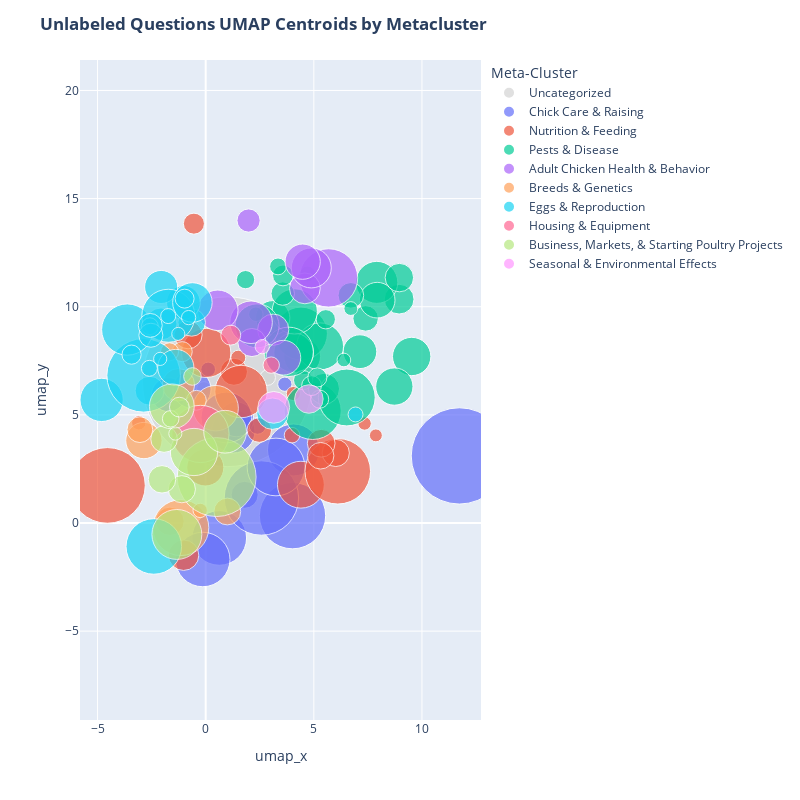

Notebook cell for this chart:
### Markdown cell above
## 'Chicken' Questions

This section will explore questions with the **chicken** tag, which represent 8.5% of the questions in English. Zoning in on one type of livestock question will hopefully reveal more global patterns in what information farmers are seeking about specific animals.

### Code cell
plot_umap_centroids(chicken_df, title="Unlabeled Questions UMAP Centroids by Metacluster", size_scale=1)

### Figure 1 — Plotly figure (JSON) as saved in the notebook; plotly's stock layout.template omitted (floating-point values rounded to 4 significant figures; data arrays with more than 128 entries replaced by an {"elided": "..."} marker saying what was removed)
{"data": [{"customdata": [[-1, -1, "Uncategorized", 34364], [82, -1, "Uncategorized", 289], [119, -1, "Uncategorized", 249]], "hovertemplate": "legend_title=Uncategorized<br>umap_x=%{x:.2f}<br>umap_y=%{y:.2f}<br>scaled_size=%{marker.size}<br>cluster=%{customdata[0]}<br>meta_label=%{customdata[1]}<br>meta_label_titles=%{customdata[2]}<br>size=%{customdata[3]}<extra></extra>", "legendgroup": "Uncategorized", "marker": {"color": "lightgray", "size": [34364, 289, 249], "sizemode": "area", "sizeref": 2.386, "symbol": "circle"}, "mode": "markers", "name": "Uncategorized", "orientation": "v", "selected": {"marker": {"opacity": 1}}, "showlegend": true, "type": "scatter", "unselected": {"marker": {"opacity": 0.15}}, "x": [1.001, 2.866, -0.0846], "xaxis": "x", "y": [6.53, 6.725, 6.203], "yaxis": "y"}, {"customdata": [[0, 1, "Chick Care & Raising", 11062], [2, 1, "Chick Care & Raising", 5247], [36, 1, "Chick Care & Raising", 1377], [41, 1, "Chick Care & Raising", 870], [43, 1, "Chick Care & Raising", 2228], [49, 1, "Chick Care & Raising", 1450], [59, 1, "Chick Care & Raising", 1731], [66, 1, "Chick Care & Raising", 3225], [67, 1, "Chick Care & Raising", 3561], [68, 1, "Chick Care & Raising", 6608], [70, 1, "Chick Care & Raising", 3544], [85, 1, "Chick Care & Raising", 243], [105, 1, "Chick Care & Raising", 3973], [108, 1, "Chick Care & Raising", 3071], [118, 1, "Chick Care & Raising", 344], [120, 1, "Chick Care & Raising", 257]], "hovertemplate": "legend_title=Chick Care & Raising<br>umap_x=%{x:.2f}<br>umap_y=%{y:.2f}<br>scaled_size=%{marker.size}<br>cluster=%{customdata[0]}<br>meta_label=%{customdata[1]}<br>meta_label_titles=%{customdata[2]}<br>size=%{customdata[3]}<extra></extra>", "legendgroup": "Chick Care & Raising", "marker": {"color": "#636EFA", "size": [11062, 5247, 1377, 870, 2228, 1450, 1731, 3225, 3561, 6608, 3544, 243, 3973, 3071, 344, 257], "sizemode": "area", "sizeref": 2.386, "symbol": "circle"}, "mode": "markers", "name": "Chick Care & Raising", "orientation": "v", "selected": {"marker": {"opacity": 1}}, "showlegend": true, "type": "scatter", "unselected": {"marker": {"opacity": 0.15}}, "x": [11.73, 4.015, -1.719, 1.801, 1.279, 1.416, -0.6317, 4.059, 0.6285, 2.576, -0.1356, 3.659, 3.25, 0.9557, 2.396, 0.1147], "xaxis": "x", "y": [3.102, 0.3386, 5.935, 1.304, 4.235, 4.796, 6.188, 3.379, -0.6915, 1.156, -1.687, 6.417, 2.59, 4.88, 4.494, 7.101], "yaxis": "y"}, {"customdata": [[1, 2, "Nutrition & Feeding", 6842], [8, 2, "Nutrition & Feeding", 878], [20, 2, "Nutrition & Feeding", 1635], [21, 2, "Nutrition & Feeding", 2619], [37, 2, "Nutrition & Feeding", 3279], [57, 2, "Nutrition & Feeding", 2901], [58, 2, "Nutrition & Feeding", 5125], [61, 2, "Nutrition & Feeding", 885], [62, 2, "Nutrition & Feeding", 920], [69, 2, "Nutrition & Feeding", 1109], [78, 2, "Nutrition & Feeding", 529], [80, 2, "Nutrition & Feeding", 268], [81, 2, "Nutrition & Feeding", 238], [86, 2, "Nutrition & Feeding", 200], [88, 2, "Nutrition & Feeding", 245], [89, 2, "Nutrition & Feeding", 214], [91, 2, "Nutrition & Feeding", 721], [94, 2, "Nutrition & Feeding", 843], [98, 2, "Nutrition & Feeding", 289], [125, 2, "Nutrition & Feeding", 943]], "hovertemplate": "legend_title=Nutrition & Feeding<br>umap_x=%{x:.2f}<br>umap_y=%{y:.2f}<br>scaled_size=%{marker.size}<br>cluster=%{customdata[0]}<br>meta_label=%{customdata[1]}<br>meta_label_titles=%{customdata[2]}<br>size=%{customdata[3]}<extra></extra>", "legendgroup": "Nutrition & Feeding", "marker": {"color": "#EF553B", "size": [6842, 878, 1635, 2619, 3279, 2901, 5125, 885, 920, 1109, 529, 268, 238, 200, 245, 214, 721, 843, 289, 943], "sizemode": "area", "sizeref": 2.386, "symbol": "circle"}, "mode": "markers", "name": "Nutrition & Feeding", "orientation": "v", "selected": {"marker": {"opacity": 1}}, "showlegend": true, "type": "scatter", "unselected": {"marker": {"opacity": 0.15}}, "x": [-4.544, 1.305, -0.01844, 4.402, 1.635, 0.02558, 6.107, 6.015, 5.34, -1.022, -0.5452, 1.506, 4.053, 7.869, -3.095, 7.347, 2.477, 5.313, 3.991, -0.8127], "xaxis": "x", "y": [1.738, 6.994, 2.566, 1.771, 6.079, 7.865, 2.391, 3.24, 3.689, -1.489, 13.84, 7.645, 5.986, 4.052, 4.633, 4.601, 4.296, 3.11, 4.06, 8.704], "yaxis": "y"}, {"customdata": {"elided": "33x4 mixed values"}, "hovertemplate": "legend_title=Pests & Disease<br>umap_x=%{x:.2f}<br>umap_y=%{y:.2f}<br>scaled_size=%{marker.size}<br>cluster=%{customdata[0]}<br>meta_label=%{customdata[1]}<br>meta_label_titles=%{customdata[2]}<br>size=%{customdata[3]}<extra></extra>", "legendgroup": "Pests & Disease", "marker": {"color": "#00CC96", "size": [1755, 1661, 1361, 1613, 776, 1057, 2110, 1517, 966, 3331, 2634, 1873, 1406, 2449, 3902, 1154, 3858, 445, 224, 784, 228, 398, 439, 388, 469, 434, 657, 306, 519, 339, 2909, 250, 2301], "sizemode": "area", "sizeref": 2.386, "symbol": "circle"}, "mode": "markers", "name": "Pests & Disease", "orientation": "v", "selected": {"marker": {"opacity": 1}}, "showlegend": true, "type": "scatter", "unselected": {"marker": {"opacity": 0.15}}, "x": [9.524, 8.723, 7.13, 4.461, 7.396, 8.944, 7.91, 7.93, 8.955, 4.406, 5.289, 4.066, 3.099, 4.117, 4.945, 5.47, 6.523, 5.553, 6.389, 6.713, 6.709, 1.842, 4.505, 5.272, 4.895, 5.163, 3.563, 4.71, 3.574, 3.345, 3.837, 2.322, 2.377], "xaxis": "x", "y": [7.699, 6.309, 7.921, 7.7, 9.461, 10.35, 11.13, 10.3, 11.35, 8.76, 8.167, 7.872, 9.489, 9.782, 5.184, 6.204, 5.804, 9.42, 7.537, 10.53, 9.916, 11.25, 6.606, 5.723, 6.352, 6.728, 10.61, 11.51, 11.45, 11.86, 7.915, 9.655, 9.117], "yaxis": "y"}, {"customdata": [[23, 4, "Adult Chicken Health & Behavior", 4068], [24, 4, "Adult Chicken Health & Behavior", 1167], [25, 4, "Adult Chicken Health & Behavior", 944], [27, 4, "Adult Chicken Health & Behavior", 1133], [28, 4, "Adult Chicken Health & Behavior", 1911], [29, 4, "Adult Chicken Health & Behavior", 1485], [32, 4, "Adult Chicken Health & Behavior", 1439], [35, 4, "Adult Chicken Health & Behavior", 2160], [44, 4, "Adult Chicken Health & Behavior", 1959], [77, 4, "Adult Chicken Health & Behavior", 642]], "hovertemplate": "legend_title=Adult Chicken Health & Behavior<br>umap_x=%{x:.2f}<br>umap_y=%{y:.2f}<br>scaled_size=%{marker.size}<br>cluster=%{customdata[0]}<br>meta_label=%{customdata[1]}<br>meta_label_titles=%{customdata[2]}<br>size=%{customdata[3]}<extra></extra>", "legendgroup": "Adult Chicken Health & Behavior", "marker": {"color": "#AB63FA", "size": [4068, 1167, 944, 1133, 1911, 1485, 1439, 2160, 1959, 642], "sizemode": "area", "sizeref": 2.386, "symbol": "circle"}, "mode": "markers", "name": "Adult Chicken Health & Behavior", "orientation": "v", "selected": {"marker": {"opacity": 1}}, "showlegend": true, "type": "scatter", "unselected": {"marker": {"opacity": 0.15}}, "x": [5.68, 3.121, 2.136, 4.586, 4.882, 4.483, 3.592, 2.098, 0.559, 1.983], "xaxis": "x", "y": [11.33, 8.939, 8.345, 10.85, 11.79, 12.08, 7.643, 9.281, 9.835, 13.99], "yaxis": "y"}, {"customdata": [[15, 5, "Breeds & Genetics", 858], [22, 5, "Breeds & Genetics", 1574], [42, 5, "Breeds & Genetics", 792], [46, 5, "Breeds & Genetics", 2463], [53, 5, "Breeds & Genetics", 1264], [74, 5, "Breeds & Genetics", 963], [75, 5, "Breeds & Genetics", 3734], [96, 5, "Breeds & Genetics", 246], [97, 5, "Breeds & Genetics", 479], [104, 5, "Breeds & Genetics", 471], [130, 5, "Breeds & Genetics", 388]], "hovertemplate": "legend_title=Breeds & Genetics<br>umap_x=%{x:.2f}<br>umap_y=%{y:.2f}<br>scaled_size=%{marker.size}<br>cluster=%{customdata[0]}<br>meta_label=%{customdata[1]}<br>meta_label_titles=%{customdata[2]}<br>size=%{customdata[3]}<extra></extra>", "legendgroup": "Breeds & Genetics", "marker": {"color": "#FFA15A", "size": [858, 1574, 792, 2463, 1264, 963, 3734, 246, 479, 471, 388], "sizemode": "area", "sizeref": 2.386, "symbol": "circle"}, "mode": "markers", "name": "Breeds & Genetics", "orientation": "v", "selected": {"marker": {"opacity": 1}}, "showlegend": true, "type": "scatter", "unselected": {"marker": {"opacity": 0.15}}, "x": [0.9998, -2.857, -3.043, 0.4607, -1.263, -1.653, -1.149, -0.2551, -1.085, -0.4309, -1.673], "xaxis": "x", "y": [0.5312, 3.812, 4.315, 5.309, 6.391, 0.07996, -0.2139, 0.5823, 7.922, 5.674, 7.917], "yaxis": "y"}, {"customdata": [[16, 6, "Eggs & Reproduction", 2234], [17, 6, "Eggs & Reproduction", 1001], [38, 6, "Eggs & Reproduction", 6455], [40, 6, "Eggs & Reproduction", 3140], [52, 6, "Eggs & Reproduction", 905], [54, 6, "Eggs & Reproduction", 1566], [63, 6, "Eggs & Reproduction", 1182], [64, 6, "Eggs & Reproduction", 1359], [65, 6, "Eggs & Reproduction", 1305], [71, 6, "Eggs & Reproduction", 1222], [72, 6, "Eggs & Reproduction", 3353], [73, 6, "Eggs & Reproduction", 1864], [76, 6, "Eggs & Reproduction", 3684], [83, 6, "Eggs & Reproduction", 305], [99, 6, "Eggs & Reproduction", 266], [107, 6, "Eggs & Reproduction", 440], [113, 6, "Eggs & Reproduction", 208], [122, 6, "Eggs & Reproduction", 243], [124, 6, "Eggs & Reproduction", 342], [128, 6, "Eggs & Reproduction", 689], [129, 6, "Eggs & Reproduction", 430], [131, 6, "Eggs & Reproduction", 205], [132, 6, "Eggs & Reproduction", 683], [133, 6, "Eggs & Reproduction", 270]], "hovertemplate": "legend_title=Eggs & Reproduction<br>umap_x=%{x:.2f}<br>umap_y=%{y:.2f}<br>scaled_size=%{marker.size}<br>cluster=%{customdata[0]}<br>meta_label=%{customdata[1]}<br>meta_label_titles=%{customdata[2]}<br>size=%{customdata[3]}<extra></extra>", "legendgroup": "Eggs & Reproduction", "marker": {"color": "#19D3F3", "size": [2234, 1001, 6455, 3140, 905, 1566, 1182, 1359, 1305, 1222, 3353, 1864, 3684, 305, 266, 440, 208, 243, 342, 689, 430, 205, 683, 270], "sizemode": "area", "sizeref": 2.386, "symbol": "circle"}, "mode": "markers", "name": "Eggs & Reproduction", "orientation": "v", "selected": {"marker": {"opacity": 1}}, "showlegend": true, "type": "scatter", "unselected": {"marker": {"opacity": 0.15}}, "x": [-4.812, -2.593, -2.869, -3.627, -0.6476, -1.382, 3.089, -1.031, -2.059, -2.065, -1.728, -0.614, -2.399, -2.603, 6.928, -3.428, -2.104, -0.7895, -2.582, -2.535, -0.975, -1.267, -2.563, -1.734], "xaxis": "x", "y": [5.692, 6.116, 6.827, 8.945, 9.273, 7.192, 5.055, 10.2, 10.91, 9.205, 9.582, 10.2, -1.085, 7.152, 5.019, 7.785, 7.589, 9.498, 9.097, 8.681, 10.37, 8.744, 9.136, 9.568], "yaxis": "y"}, {"customdata": [[39, 7, "Housing & Equipment", 3916], [90, 7, "Housing & Equipment", 320], [93, 7, "Housing & Equipment", 474]], "hovertemplate": "legend_title=Housing & Equipment<br>umap_x=%{x:.2f}<br>umap_y=%{y:.2f}<br>scaled_size=%{marker.size}<br>cluster=%{customdata[0]}<br>meta_label=%{customdata[1]}<br>meta_label_titles=%{customdata[2]}<br>size=%{customdata[3]}<extra></extra>", "legendgroup": "Housing & Equipment", "marker": {"color": "#FF6692", "size": [3916, 320, 474], "sizemode": "area", "sizeref": 2.386, "symbol": "circle"}, "mode": "markers", "name": "Housing & Equipment", "orientation": "v", "selected": {"marker": {"opacity": 1}}, "showlegend": true, "type": "scatter", "unselected": {"marker": {"opacity": 0.15}}, "x": [-0.2441, 3.03, 1.158], "xaxis": "x", "y": [4.118, 7.301, 8.685], "yaxis": "y"}, {"customdata": [[7, 8, "Business, Markets, & Starting Poultry Projects", 7428], [14, 8, "Business, Markets, & Starting Poultry Projects", 884], [45, 8, "Business, Markets, & Starting Poultry Projects", 2668], [48, 8, "Business, Markets, & Starting Poultry Projects", 2181], [55, 8, "Business, Markets, & Starting Poultry Projects", 845], [56, 8, "Business, Markets, & Starting Poultry Projects", 904], [60, 8, "Business, Markets, & Starting Poultry Projects", 2394], [106, 8, "Business, Markets, & Starting Poultry Projects", 2975], [121, 8, "Business, Markets, & Starting Poultry Projects", 205], [123, 8, "Business, Markets, & Starting Poultry Projects", 328], [126, 8, "Business, Markets, & Starting Poultry Projects", 465], [127, 8, "Business, Markets, & Starting Poultry Projects", 370]], "hovertemplate": "legend_title=Business, Markets, & Starting Poultry Projects<br>umap_x=%{x:.2f}<br>umap_y=%{y:.2f}<br>scaled_size=%{marker.size}<br>cluster=%{customdata[0]}<br>meta_label=%{customdata[1]}<br>meta_label_titles=%{customdata[2]}<br>size=%{customdata[3]}<extra></extra>", "legendgroup": "Business, Markets, & Starting Poultry Projects", "marker": {"color": "#B6E880", "size": [7428, 884, 2668, 2181, 845, 904, 2394, 2975, 205, 328, 465, 370], "sizemode": "area", "sizeref": 2.386, "symbol": "circle"}, "mode": "markers", "name": "Business, Markets, & Starting Poultry Projects", "orientation": "v", "selected": {"marker": {"opacity": 1}}, "showlegend": true, "type": "scatter", "unselected": {"marker": {"opacity": 0.15}}, "x": [0.5068, -1.102, -0.5406, 0.8974, -1.924, -2.02, -1.565, -1.333, -1.403, -1.619, -1.218, -0.6129], "xaxis": "x", "y": [2.123, 1.563, 3.283, 4.22, 3.88, 2.019, 5.393, -0.5291, 4.133, 4.818, 5.358, 6.775], "yaxis": "y"}, {"customdata": [[18, 9, "Seasonal & Environmental Effects", 970], [19, 9, "Seasonal & Environmental Effects", 1208], [117, 9, "Seasonal & Environmental Effects", 245]], "hovertemplate": "legend_title=Seasonal & Environmental Effects<br>umap_x=%{x:.2f}<br>umap_y=%{y:.2f}<br>scaled_size=%{marker.size}<br>cluster=%{customdata[0]}<br>meta_label=%{customdata[1]}<br>meta_label_titles=%{customdata[2]}<br>size=%{customdata[3]}<extra></extra>", "legendgroup": "Seasonal & Environmental Effects", "marker": {"color": "#FF97FF", "size": [970, 1208, 245], "sizemode": "area", "sizeref": 2.386, "symbol": "circle"}, "mode": "markers", "name": "Seasonal & Environmental Effects", "orientation": "v", "selected": {"marker": {"opacity": 1}}, "showlegend": true, "type": "scatter", "unselected": {"marker": {"opacity": 0.15}}, "x": [4.772, 3.147, 2.614], "xaxis": "x", "y": [5.733, 5.347, 8.153], "yaxis": "y"}], "layout": {"height": 800, "legend": {"itemclick": "toggleothers", "itemdoubleclick": "toggle", "itemsizing": "constant", "title": {"text": "Meta-Cluster"}, "tracegroupgap": 0, "traceorder": "normal", "x": 1.02, "xanchor": "left", "y": 1, "yanchor": "top"}, "margin": {"t": 60}, "title": {"text": "<b>Unlabeled Questions UMAP Centroids by Metacluster</b>"}, "width": 800, "xaxis": {"anchor": "y", "domain": [0, 1], "range": [-5.812, 12.73], "scaleanchor": "y", "scaleratio": 1, "title": {"text": "umap_x"}}, "yaxis": {"anchor": "x", "domain": [0, 1], "range": [-2.687, 14.99], "scaleanchor": "x", "scaleratio": 1, "title": {"text": "umap_y"}}}}
